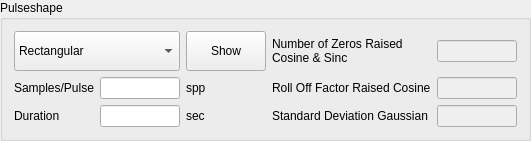
        <widget class="QGroupBox" name="groupBox_5">
         <property name="title">
          <string>Pulseshape</string>
         </property>
         <layout class="QGridLayout" name="gridLayout_4">
          <item row="0" column="4">
           <widget class="QLineEdit" name="lineEdit_transmitter_pulseshape_numberofzeros">
            <property name="enabled">
             <bool>false</bool>
            </property>
            <property name="minimumSize">
             <size>
              <width>60</width>
              <height>0</height>
             </size>
            </property>
            <property name="maximumSize">
             <size>
              <width>80</width>
              <height>16777215</height>
             </size>
            </property>
           </widget>
          </item>
          <item row="1" column="0">
           <widget class="QLabel" name="label">
            <property name="text">
             <string>Samples/Pulse</string>
            </property>
           </widget>
          </item>
          <item row="3" column="4">
           <widget class="QLineEdit" name="lineEdit_transmitter_pulseshape_standarddeviation">
            <property name="enabled">
             <bool>false</bool>
            </property>
            <property name="minimumSize">
             <size>
              <width>60</width>
              <height>0</height>
             </size>
            </property>
            <property name="maximumSize">
             <size>
              <width>80</width>
              <height>16777215</height>
             </size>
            </property>
           </widget>
          </item>
          <item row="1" column="3">
           <widget class="QLabel" name="label_40">
            <property name="text">
             <string>Roll Off Factor Raised Cosine</string>
            </property>
           </widget>
          </item>
          <item row="3" column="1">
           <widget class="QLineEdit" name="lineEdit_transmitter_pulseshape_duration">
            <property name="minimumSize">
             <size>
              <width>60</width>
              <height>0</height>
             </size>
            </property>
            <property name="maximumSize">
             <size>
              <width>80</width>
              <height>16777215</height>
             </size>
            </property>
           </widget>
          </item>
          <item row="3" column="0">
           <widget class="QLabel" name="label_3">
            <property name="text">
             <string>Duration</string>
            </property>
           </widget>
          </item>
          <item row="1" column="1">
           <widget class="QLineEdit" name="lineEdit_transmitter_pulseshape_samples">
            <property name="minimumSize">
             <size>
              <width>60</width>
              <height>0</height>
             </size>
            </property>
            <property name="maximumSize">
             <size>
              <width>80</width>
              <height>16777215</height>
             </size>
            </property>
           </widget>
          </item>
          <item row="1" column="2">
           <widget class="QLabel" name="label_2">
            <property name="text">
             <string>spp</string>
            </property>
           </widget>
          </item>
          <item row="3" column="2">
           <widget class="QLabel" name="label_4">
            <property name="text">
             <string>sec</string>
            </property>
           </widget>
          </item>
          <item row="1" column="4">
           <widget class="QLineEdit" name="lineEdit_transmitter_pulseshape_rolloffactor">
            <property name="enabled">
             <bool>false</bool>
            </property>
            <property name="minimumSize">
             <size>
              <width>60</width>
              <height>0</height>
             </size>
            </property>
            <property name="maximumSize">
             <size>
              <width>80</width>
              <height>16777215</height>
             </size>
            </property>
           </widget>
          </item>
          <item row="0" column="3">
           <widget class="QLabel" name="label_41">
            <property name="text">
             <string>Number of Zeros Raised Cosine &amp; Sinc</string>
            </property>
            <property name="wordWrap">
             <bool>true</bool>
            </property>
           </widget>
          </item>
          <item row="3" column="3">
           <widget class="QLabel" name="label_42">
            <property name="text">
             <string>Standard Deviation Gaussian</string>
            </property>
           </widget>
          </item>
          <item row="0" column="2">
           <widget class="QPushButton" name="pushButton_transmitter_pulseshape_show">
            <property name="minimumSize">
             <size>
              <width>80</width>
              <height>40</height>
             </size>
            </property>
            <property name="text">
             <string>Show</string>
            </property>
           </widget>
          </item>
          <item row="0" column="0" colspan="2">
           <widget class="QComboBox" name="comboBox_transmitter_pulseshape">
            <property name="minimumSize">
             <size>
              <width>0</width>
              <height>40</height>
             </size>
            </property>
            <item>
             <property name="text">
              <string>Rectangular</string>
             </property>
            </item>
            <item>
             <property name="text">
              <string>Sinc</string>
             </property>
            </item>
           </widget>
          </item>
         </layout>
        </widget>
